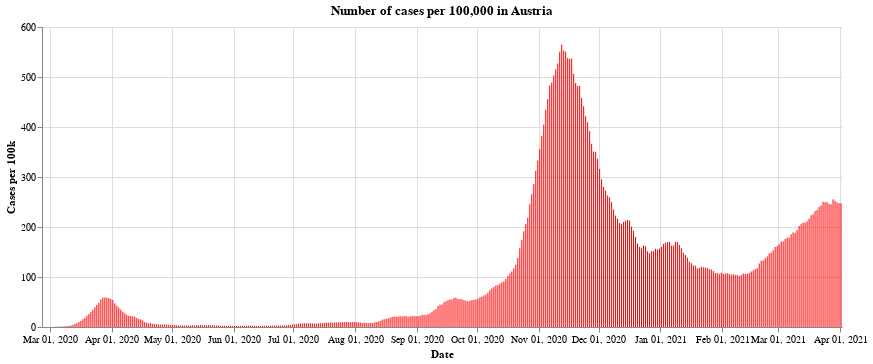

Notebook cell for this chart:
### Markdown cell above
First we have the number of cases per 100,000 population across the whole of Austria. After a very sharp rise in cases during the end of October and the middle of November, the number of new cases have fallen due to the second lockdown. At the time of writting, the cases seem to have levelled off a little - though the Austrian government announced a third lockdown lasting a month starting from the 26th of December, in the expectation that cases will continue to rise over the festive period.

### Code cell
#collapse


alt.Chart(all_austria).mark_bar(
    color='red',
    opacity=1,
    size=1
).encode(
    x=alt.X("yearmonthdate(Time):T", axis=alt.Axis(title='Date')),
    y=alt.Y("SiebenTageInzidenzFaelle:Q",
            axis=alt.Axis(title='Cases per 100k')),
).configure_axis(grid=True).configure_view(strokeWidth=0.1).properties(
    title='Number of cases per 100,000 in Austria', width=800
)

### Figure 1 — Vega-Lite specification as saved in the notebook (floating-point values rounded to 4 significant figures; data arrays with more than 128 entries replaced by an {"elided": "..."} marker saying what was removed)
{"config": {"view": {"continuousWidth": 400, "continuousHeight": 300, "strokeWidth": 0.1}, "axis": {"grid": true}}, "data": {"name": "data-94154c6826881ee01d319a1e0256acd4"}, "mark": {"type": "bar", "color": "red", "opacity": 1, "size": 1}, "encoding": {"x": {"type": "temporal", "axis": {"title": "Date"}, "field": "Time", "timeUnit": "yearmonthdate"}, "y": {"type": "quantitative", "axis": {"title": "Cases per 100k"}, "field": "SiebenTageInzidenzFaelle"}}, "title": "Number of cases per 100,000 in Austria", "width": 800, "$schema": "https://vega.github.io/schema/vega-lite/v4.8.1.json", "datasets": {"data-94154c6826881ee01d319a1e0256acd4": {"elided": "401 records"}}}
